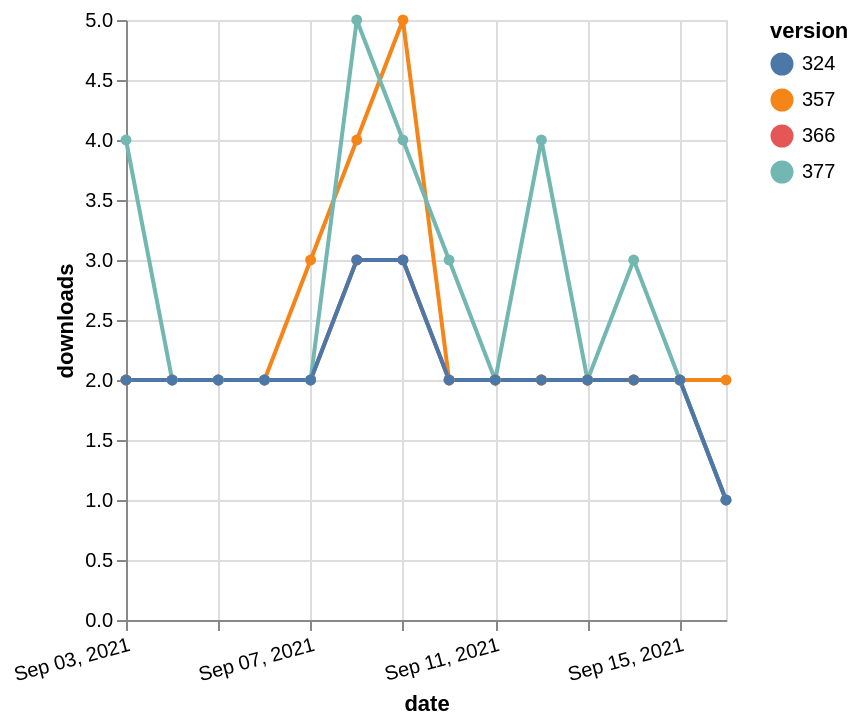

Vega-Lite specification stored for this chart:
### Vega-Lite specification from a JSON file in a GitHub repository (floating-point values rounded to 4 significant figures)
{"$schema": "https://vega.github.io/schema/vega-lite/v5.json", "description": "A simple bar chart with embedded data.", "data": {"values": [{"date": "2021-09-03", "total": 2337, "delta": 2, "version": "366"}, {"date": "2021-09-04", "total": 2339, "delta": 2, "version": "366"}, {"date": "2021-09-05", "total": 2341, "delta": 2, "version": "366"}, {"date": "2021-09-06", "total": 2343, "delta": 2, "version": "366"}, {"date": "2021-09-07", "total": 2345, "delta": 2, "version": "366"}, {"date": "2021-09-08", "total": 2348, "delta": 3, "version": "366"}, {"date": "2021-09-09", "total": 2351, "delta": 3, "version": "366"}, {"date": "2021-09-10", "total": 2353, "delta": 2, "version": "366"}, {"date": "2021-09-11", "total": 2355, "delta": 2, "version": "366"}, {"date": "2021-09-12", "total": 2357, "delta": 2, "version": "366"}, {"date": "2021-09-13", "total": 2359, "delta": 2, "version": "366"}, {"date": "2021-09-14", "total": 2361, "delta": 2, "version": "366"}, {"date": "2021-09-15", "total": 2363, "delta": 2, "version": "366"}, {"date": "2021-09-16", "total": 2364, "delta": 1, "version": "366"}, {"date": "2021-09-03", "total": 2937, "delta": 2, "version": "357"}, {"date": "2021-09-04", "total": 2939, "delta": 2, "version": "357"}, {"date": "2021-09-05", "total": 2941, "delta": 2, "version": "357"}, {"date": "2021-09-06", "total": 2943, "delta": 2, "version": "357"}, {"date": "2021-09-07", "total": 2946, "delta": 3, "version": "357"}, {"date": "2021-09-08", "total": 2950, "delta": 4, "version": "357"}, {"date": "2021-09-09", "total": 2955, "delta": 5, "version": "357"}, {"date": "2021-09-10", "total": 2957, "delta": 2, "version": "357"}, {"date": "2021-09-11", "total": 2959, "delta": 2, "version": "357"}, {"date": "2021-09-12", "total": 2961, "delta": 2, "version": "357"}, {"date": "2021-09-13", "total": 2963, "delta": 2, "version": "357"}, {"date": "2021-09-14", "total": 2965, "delta": 2, "version": "357"}, {"date": "2021-09-15", "total": 2967, "delta": 2, "version": "357"}, {"date": "2021-09-16", "total": 2969, "delta": 2, "version": "357"}, {"date": "2021-09-03", "total": 2146, "delta": 4, "version": "377"}, {"date": "2021-09-04", "total": 2148, "delta": 2, "version": "377"}, {"date": "2021-09-05", "total": 2150, "delta": 2, "version": "377"}, {"date": "2021-09-06", "total": 2152, "delta": 2, "version": "377"}, {"date": "2021-09-07", "total": 2154, "delta": 2, "version": "377"}, {"date": "2021-09-08", "total": 2159, "delta": 5, "version": "377"}, {"date": "2021-09-09", "total": 2163, "delta": 4, "version": "377"}, {"date": "2021-09-10", "total": 2166, "delta": 3, "version": "377"}, {"date": "2021-09-11", "total": 2168, "delta": 2, "version": "377"}, {"date": "2021-09-12", "total": 2172, "delta": 4, "version": "377"}, {"date": "2021-09-13", "total": 2174, "delta": 2, "version": "377"}, {"date": "2021-09-14", "total": 2177, "delta": 3, "version": "377"}, {"date": "2021-09-15", "total": 2179, "delta": 2, "version": "377"}, {"date": "2021-09-16", "total": 2180, "delta": 1, "version": "377"}, {"date": "2021-09-03", "total": 2772, "delta": 2, "version": "324"}, {"date": "2021-09-04", "total": 2774, "delta": 2, "version": "324"}, {"date": "2021-09-05", "total": 2776, "delta": 2, "version": "324"}, {"date": "2021-09-06", "total": 2778, "delta": 2, "version": "324"}, {"date": "2021-09-07", "total": 2780, "delta": 2, "version": "324"}, {"date": "2021-09-08", "total": 2783, "delta": 3, "version": "324"}, {"date": "2021-09-09", "total": 2786, "delta": 3, "version": "324"}, {"date": "2021-09-10", "total": 2788, "delta": 2, "version": "324"}, {"date": "2021-09-11", "total": 2790, "delta": 2, "version": "324"}, {"date": "2021-09-12", "total": 2792, "delta": 2, "version": "324"}, {"date": "2021-09-13", "total": 2794, "delta": 2, "version": "324"}, {"date": "2021-09-14", "total": 2796, "delta": 2, "version": "324"}, {"date": "2021-09-15", "total": 2798, "delta": 2, "version": "324"}, {"date": "2021-09-16", "total": 2799, "delta": 1, "version": "324"}]}, "width": "container", "mark": {"type": "line", "point": {"filled": true}}, "encoding": {"x": {"field": "date", "type": "temporal", "timeUnit": "yearmonthdate", "title": "date", "axis": {"labelAngle": -15}}, "y": {"field": "delta", "type": "quantitative", "title": "downloads"}, "color": {"field": "version", "type": "nominal"}, "tooltip": {"field": "delta"}}}
